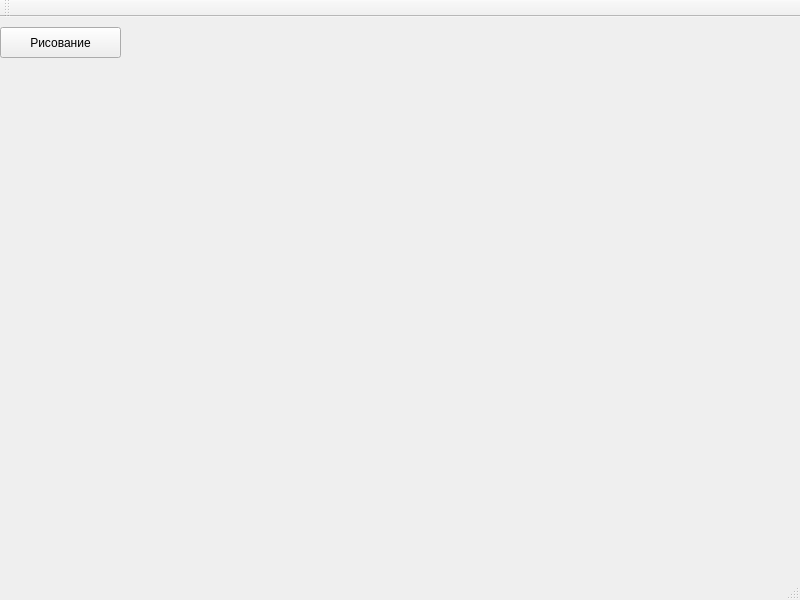
<?xml version="1.0" encoding="UTF-8"?>
<ui version="4.0">
 <class>MainWindow</class>
 <widget class="QMainWindow" name="MainWindow">
  <property name="geometry">
   <rect>
    <x>0</x>
    <y>0</y>
    <width>800</width>
    <height>600</height>
   </rect>
  </property>
  <property name="windowTitle">
   <string>MainWindow</string>
  </property>
  <widget class="QWidget" name="centralwidget">
   <widget class="QPushButton" name="pushButton">
    <property name="geometry">
     <rect>
      <x>0</x>
      <y>10</y>
      <width>121</width>
      <height>31</height>
     </rect>
    </property>
    <property name="text">
     <string>Рисование</string>
    </property>
   </widget>
  </widget>
  <widget class="QMenuBar" name="menubar">
   <property name="geometry">
    <rect>
     <x>0</x>
     <y>0</y>
     <width>800</width>
     <height>21</height>
    </rect>
   </property>
  </widget>
  <widget class="QStatusBar" name="statusbar"/>
  <widget class="QToolBar" name="toolBar">
   <property name="windowTitle">
    <string>toolBar</string>
   </property>
   <attribute name="toolBarArea">
    <enum>TopToolBarArea</enum>
   </attribute>
   <attribute name="toolBarBreak">
    <bool>false</bool>
   </attribute>
  </widget>
 </widget>
 <resources/>
 <connections/>
</ui>
